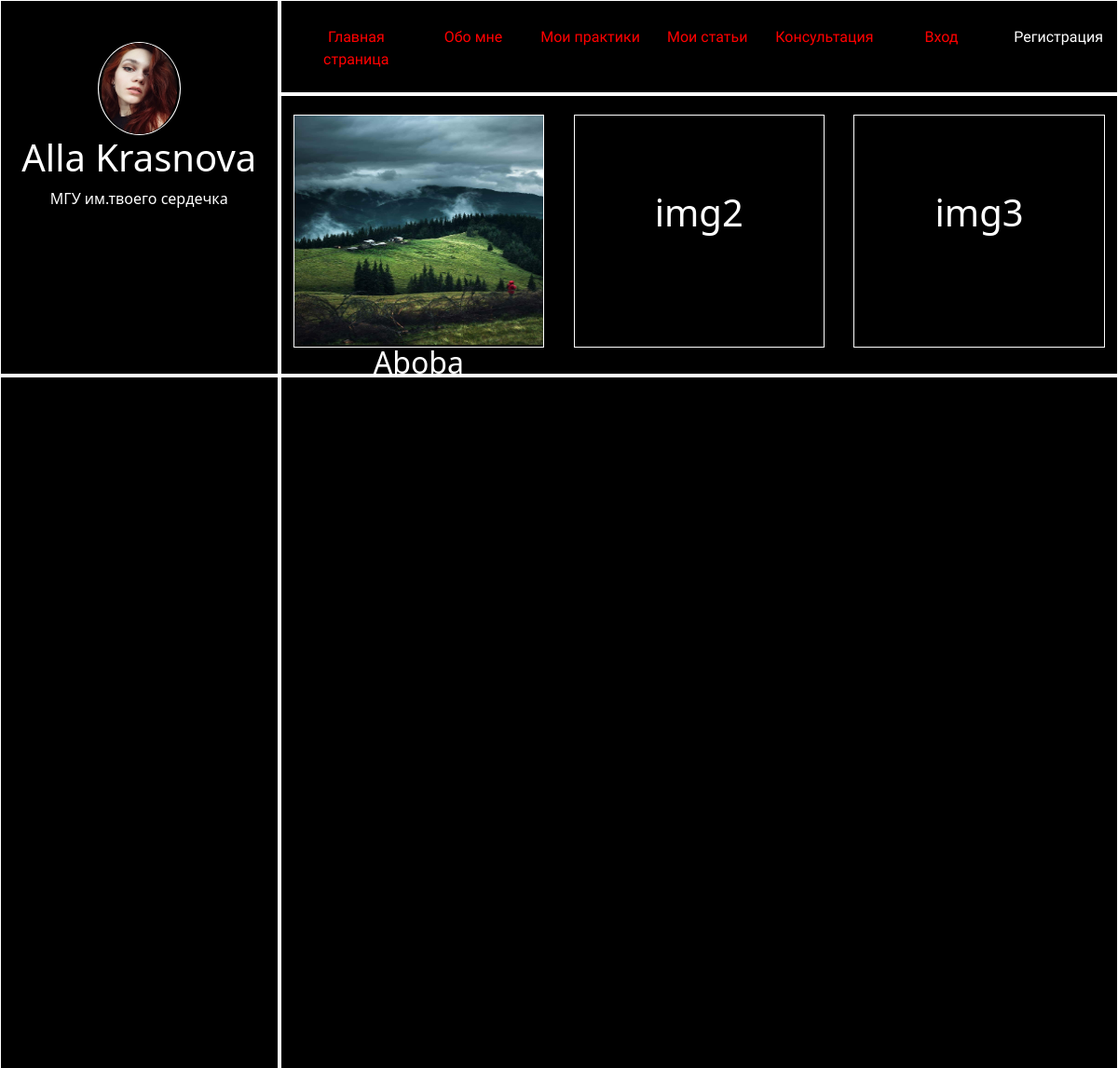
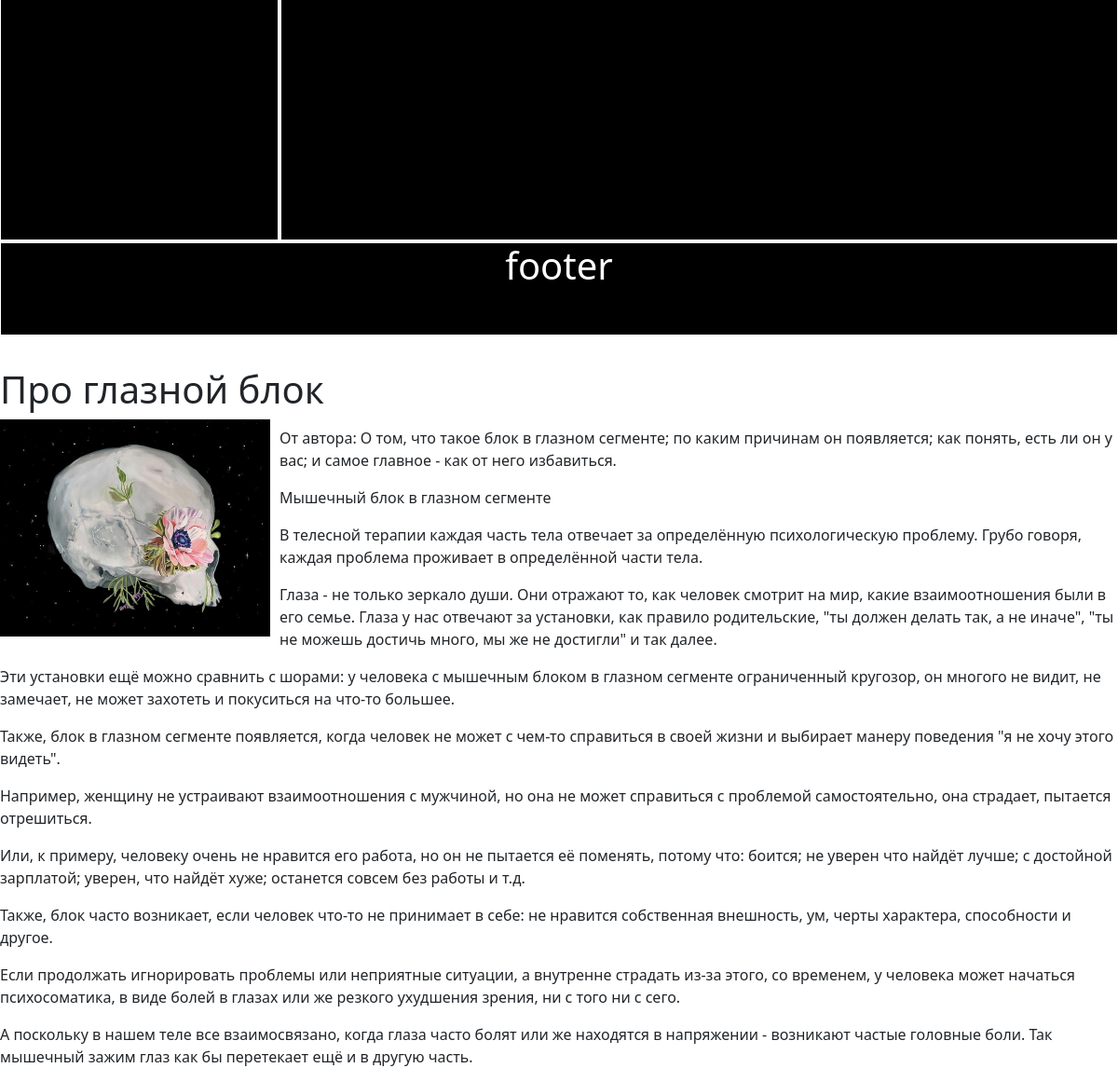
Screenshot of /post/pro-glaznoj-blok/ with the database file from the repository (2 pictures, top to bottom).
### main/models.py (models this page shows, shortened)
class Posts(models.Model):
    title = models.CharField(max_length=200, verbose_name='Название')
    slug = models.SlugField(max_length=200, unique=True, db_index=True, verbose_name='URL')
    content = models.TextField(verbose_name='Текст статьи')
    photo = models.ImageField(upload_to='archive/%Y/%m/%d', verbose_name='Фото')
    time_create = models.DateTimeField(auto_now_add=True, verbose_name='Время создания')
    time_update = models.DateTimeField(auto_now=True, verbose_name='Время изменения')
    is_published = models.BooleanField(default=True, verbose_name='Публикация')
    category = models.ForeignKey('Category', on_delete=models.PROTECT, verbose_name='Категории')
    class Meta:
        verbose_name = 'Статья'
        verbose_name_plural = 'Статьи'
        ordering = ['time_create', 'title']

### main/views.py (the view)
# urls.py: path('post/<slug:post_slug>/', show_post, name='post'),
def show_post(request, post_slug):
    post = get_object_or_404(Posts, slug=post_slug)
    context = {  # эти параметры мы передаем в html файл
        'post': post,
        'title': post.title,
    }
    return render(request, 'main/post.html', context=context)

### main/templatetags/main_tags.py (called while the page is built)
@register.inclusion_tag('main/tag/list_menu.html')
def show_menu(menu_selected=0):
    menu = [
        {'title': 'Главная страница', 'url_name': 'home_page'},
        {'title': 'Обо мне', 'url_name': 'about_me'},
        {'title': 'Мои практики', 'url_name': 'practices'},
        {'title': 'Мои статьи', 'url_name': 'articles'},
        {'title': 'Консультация', 'url_name': 'consultation'},
        {'title': 'Вход', 'url_name': 'login'},
        {'title': 'Регистрация', 'url_name': 'registration'}
    ]
    return {'menu': menu, 'menu_selected': menu_selected}

### templates/main/post.html
{% extends 'main/layout.html' %}
{% block content %}
  <h1>{{ post.title }}</h1>
  {% if post.photo %}
    <p><img class="img-article-left" src="{{ post.photo.url }}" alt="{{ post.title }}"></p>
  {% endif %}
  {{ post.content|linebreaks }}
{% endblock content %}

### main/static/main/css/styles.css (style rules this page uses)
body { background: black; }
html, body { font-family: 'Arial'; margin: 0; padding: 0; height: 100%; width: 100%; color: #444; }
img { max-width: 600px; height: auto; }
img.img-article-left { max-width: 300px; height: auto; float: left; padding: 0 10px 10px 0; }

### rows the page displays
Posts: title "Про глазной блок", photo (picture), content "От автора: О том, что такое блок в глазном сегменте; по каким причинам он появляется; как понять, есть ли он у вас; и самое главное - как от него избавиться. Мышечный блок в глазном сегменте В телесной терапии каждая часть тела отвечает за определённую психологическую проблему. Грубо говоря, каждая проблема проживает в определённой части тела. Глаза - не только зеркало души. Они отражают то, как человек смотрит на мир, какие взаимоотношения были в его семье. Глаза у нас отвечают за установки, как правило родительские, \"ты должен делать так, а не иначе\", \"ты не можешь достичь много, мы же не достигли\" и так далее. Эти установки ещё можно сравнить с шорами: у человека с мышечным блоком в…"

### other values shown
{{ m.title }} "Главная страница" "Обо мне" "Мои практики" "Мои статьи" "Консультация" "Вход"
{{ m.title }} "Регистрация"
